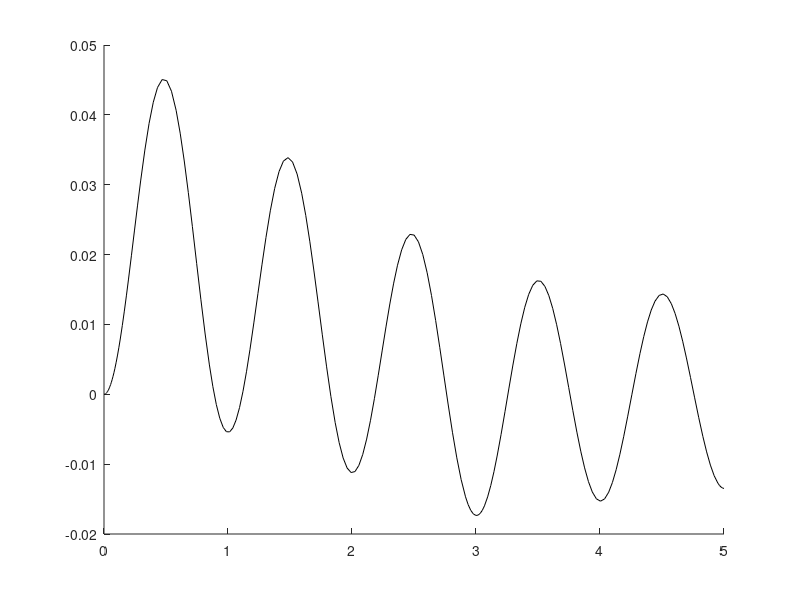
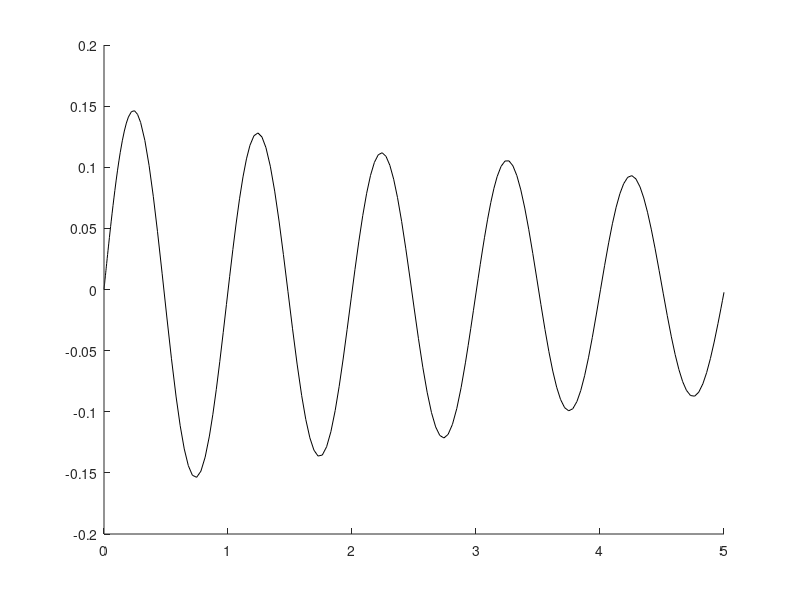

Source code (MATLAB) for these figures, in order:
function VALIDATION_CODE_ODE45
% VALIDATION BY ODE45 SOLUTION

Tn = 1;
zeta = .02;
x0 = 0; xdot0 = 0; tmax = 5; T = 3;
wn = 2*pi./Tn;

tspan1 = [0 T]; ini1 = [x0 xdot0];
eqn1=@(t,x)([x(2);-wn^2*x(1)-2*zeta*wn*x(2)+(1-t/T)]);
[t1,x1]=ode45(eqn1,tspan1,ini1);

tspan2 = [T tmax]; ini2 = [x1(end,1) x1(end,2)];
eqn2=@(t,x)([x(2);-wn^2*x(1)-2*zeta*wn*x(2)]);
[t2,x2]=ode45(eqn2,tspan2,ini2);

figure (1), hold on ,plot([t1;t2],[x1(:,1);x2(:,1)],'k')
figure (2), hold on ,plot([t1;t2],[x1(:,2);x2(:,2)],'k')

end